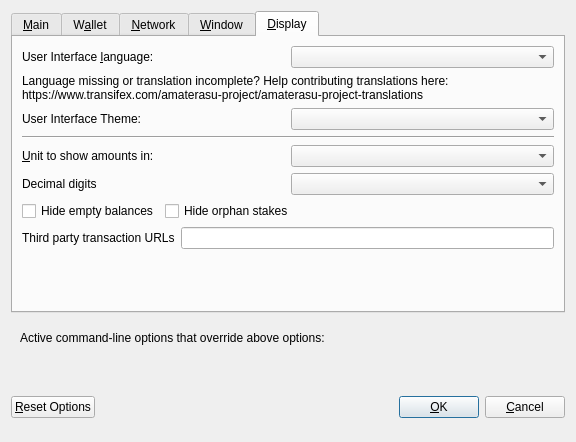
<?xml version="1.0" encoding="UTF-8"?>
<ui version="4.0">
 <class>OptionsDialog</class>
 <widget class="QDialog" name="OptionsDialog">
  <property name="geometry">
   <rect>
    <x>0</x>
    <y>0</y>
    <width>576</width>
    <height>442</height>
   </rect>
  </property>
  <property name="windowTitle">
   <string>Options</string>
  </property>
  <property name="modal">
   <bool>true</bool>
  </property>
  <layout class="QVBoxLayout" name="verticalLayout">
   <item>
    <widget class="QTabWidget" name="tabWidget">
     <property name="currentIndex">
      <number>4</number>
     </property>
     <widget class="QWidget" name="tabMain">
      <attribute name="title">
       <string>&amp;Main</string>
      </attribute>
      <layout class="QVBoxLayout" name="verticalLayout_Main">
       <item>
        <widget class="QCheckBox" name="bitcoinAtStartup">
         <property name="toolTip">
          <string>Automatically start amaterasu after logging in to the system.</string>
         </property>
         <property name="text">
          <string>&amp;Start amaterasu on system login</string>
         </property>
        </widget>
       </item>
       <item>
        <layout class="QHBoxLayout" name="horizontalLayout_2_Main">
         <item>
          <widget class="QLabel" name="databaseCacheLabel">
           <property name="text">
            <string>Size of &amp;database cache</string>
           </property>
           <property name="textFormat">
            <enum>Qt::PlainText</enum>
           </property>
           <property name="buddy">
            <cstring>databaseCache</cstring>
           </property>
          </widget>
         </item>
         <item>
          <widget class="QSpinBox" name="databaseCache"/>
         </item>
         <item>
          <widget class="QLabel" name="databaseCacheUnitLabel">
           <property name="text">
            <string>MB</string>
           </property>
           <property name="textFormat">
            <enum>Qt::PlainText</enum>
           </property>
          </widget>
         </item>
         <item>
          <spacer name="horizontalSpacer_2_Main">
           <property name="orientation">
            <enum>Qt::Horizontal</enum>
           </property>
           <property name="sizeHint" stdset="0">
            <size>
             <width>40</width>
             <height>20</height>
            </size>
           </property>
          </spacer>
         </item>
        </layout>
       </item>
       <item>
        <layout class="QHBoxLayout" name="horizontalLayout_3_Main">
         <item>
          <widget class="QLabel" name="threadsScriptVerifLabel">
           <property name="text">
            <string>Number of script &amp;verification threads</string>
           </property>
           <property name="textFormat">
            <enum>Qt::PlainText</enum>
           </property>
           <property name="buddy">
            <cstring>threadsScriptVerif</cstring>
           </property>
          </widget>
         </item>
         <item>
          <widget class="QSpinBox" name="threadsScriptVerif">
           <property name="toolTip">
            <string>(0 = auto, &lt;0 = leave that many cores free)</string>
           </property>
          </widget>
         </item>
         <item>
          <spacer name="horizontalSpacer_3_Main">
           <property name="orientation">
            <enum>Qt::Horizontal</enum>
           </property>
           <property name="sizeHint" stdset="0">
            <size>
             <width>40</width>
             <height>20</height>
            </size>
           </property>
          </spacer>
         </item>
        </layout>
       </item>
       <item>
        <spacer name="verticalSpacer_2">
         <property name="orientation">
          <enum>Qt::Vertical</enum>
         </property>
         <property name="sizeHint" stdset="0">
          <size>
           <width>20</width>
           <height>40</height>
          </size>
         </property>
        </spacer>
       </item>
       <!--
       <item>
        <widget class="QCheckBox" name="checkBoxZeromintEnable">
         <property name="toolTip">
          <string>Enable automatic minting of amaterasu units to zECA</string>
         </property>
         <property name="layoutDirection">
          <enum>Qt::LeftToRight</enum>
         </property>
         <property name="text">
          <string>Enable zECA Automint</string>
         </property>
        </widget>
       </item>
       <item>
        <layout class="QHBoxLayout" name="horizontalLayout_3">
         <item>
          <widget class="QLabel" name="percentage_label">
           <property name="toolTip">
            <string>Percentage of incoming amaterasu which get automatically converted to zECA via Zerocoin Protocol (min: 10%)</string>
           </property>
           <property name="text">
            <string>Percentage of autominted zECA</string>
           </property>
          </widget>
         </item>
         <item>
          <widget class="QSpinBox" name="zeromintPercentage">
           <property name="minimum">
            <number>1</number>
           </property>
           <property name="maximum">
            <number>100</number>
           </property>
          </widget>
         </item>
        </layout>
       </item>
       <item>
        <layout class="QHBoxLayout" name="horizontalLayout" stretch="0,0">
         <property name="sizeConstraint">
          <enum>QLayout::SetFixedSize</enum>
         </property>
         <item>
          <widget class="QLabel" name="labelPreferredDenom">
           <property name="maximumSize">
            <size>
             <width>16777215</width>
             <height>16777215</height>
            </size>
           </property>
           <property name="toolTip">
            <string>Wait with automatic conversion to Zerocoin until enough amaterasu for this denomination is available</string>
           </property>
           <property name="text">
            <string>Preferred Automint zECA Denomination</string>
           </property>
          </widget>
         </item>
         <item>
          <widget class="QComboBox" name="preferredDenom">
           <property name="maximumSize">
            <size>
             <width>16777215</width>
             <height>27</height>
            </size>
           </property>
           <property name="toolTip">
            <string>Wait with automatic conversion to Zerocoin until enough amaterasu for this denomination is available</string>
           </property>
           <property name="maxVisibleItems">
            <number>9</number>
           </property>
           <property name="maxCount">
            <number>9</number>
           </property>
          </widget>
         </item>
        </layout>
       </item>
      -->
      </layout>
     </widget>
     <widget class="QWidget" name="tabWallet">
      <attribute name="title">
       <string>W&amp;allet</string>
      </attribute>
      <layout class="QVBoxLayout" name="verticalLayout_Wallet">
       <item>
        <layout class="QHBoxLayout" name="horizontalLayout_2_Wallet">
         <item>
          <widget class="QLabel" name="labelStakeSplitThresholdText">
           <property name="text">
            <string>Stake split threshold:</string>
           </property>
          </widget>
         </item>
         <item>
          <widget class="QSpinBox" name="spinBoxStakeSplitThreshold">
           <property name="minimum">
            <number>0</number>
           </property>
           <property name="maximum">
            <number>9999999</number>
           </property>
          </widget>
         </item>
        </layout>
       </item>
       <item>
        <widget class="QGroupBox" name="groupBox">
         <property name="title">
          <string>Expert</string>
         </property>
         <layout class="QVBoxLayout" name="verticalLayout_2">
          <item>
           <widget class="QCheckBox" name="coinControlFeatures">
            <property name="toolTip">
             <string>Whether to show coin control features or not.</string>
            </property>
            <property name="text">
             <string>Enable coin &amp;control features</string>
            </property>
           </widget>
          </item>
          <!--
          <item>
           <widget class="QCheckBox" name="showMasternodesTab">
            <property name="toolTip">
             <string>Show additional tab listing all your masternodes in first sub-tab&lt;br/&gt;and all masternodes on the network in second sub-tab.</string>
            </property>
            <property name="text">
             <string>Show Masternodes Tab</string>
            </property>
           </widget>
          </item>
          -->
          <item>
           <widget class="QCheckBox" name="spendZeroConfChange">
            <property name="toolTip">
             <string>If you disable the spending of unconfirmed change, the change from a transaction&lt;br/&gt;cannot be used until that transaction has at least one confirmation.&lt;br/&gt;This also affects how your balance is computed.</string>
            </property>
            <property name="text">
             <string>&amp;Spend unconfirmed change</string>
            </property>
           </widget>
          </item>
         </layout>
        </widget>
       </item>
       <item>
        <spacer name="verticalSpacer_Wallet">
         <property name="orientation">
          <enum>Qt::Vertical</enum>
         </property>
         <property name="sizeHint" stdset="0">
          <size>
           <width>20</width>
           <height>40</height>
          </size>
         </property>
        </spacer>
       </item>
      </layout>
     </widget>
     <widget class="QWidget" name="tabNetwork">
      <attribute name="title">
       <string>&amp;Network</string>
      </attribute>
      <layout class="QVBoxLayout" name="verticalLayout_Network">
       <item>
        <widget class="QCheckBox" name="mapPortUpnp">
         <property name="toolTip">
          <string>Automatically open the amaterasu client port on the router. This only works when your router supports UPnP and it is enabled.</string>
         </property>
         <property name="text">
          <string>Map port using &amp;UPnP</string>
         </property>
        </widget>
       </item>
       <item>
        <widget class="QCheckBox" name="allowIncoming">
         <property name="toolTip">
          <string>Accept connections from outside</string>
         </property>
         <property name="text">
          <string>Allow incoming connections</string>
         </property>
        </widget>
       </item>
       <item>
        <widget class="QCheckBox" name="connectSocks">
         <property name="toolTip">
          <string>Connect to the amaterasu network through a SOCKS5 proxy.</string>
         </property>
         <property name="text">
          <string>&amp;Connect through SOCKS5 proxy (default proxy):</string>
         </property>
        </widget>
       </item>
       <item>
        <layout class="QHBoxLayout" name="horizontalLayout_1_Network">
         <item>
          <widget class="QLabel" name="proxyIpLabel">
           <property name="text">
            <string>Proxy &amp;IP:</string>
           </property>
           <property name="textFormat">
            <enum>Qt::PlainText</enum>
           </property>
           <property name="buddy">
            <cstring>proxyIp</cstring>
           </property>
          </widget>
         </item>
         <item>
          <widget class="QValidatedLineEdit" name="proxyIp">
           <property name="minimumSize">
            <size>
             <width>140</width>
             <height>0</height>
            </size>
           </property>
           <property name="maximumSize">
            <size>
             <width>140</width>
             <height>16777215</height>
            </size>
           </property>
           <property name="toolTip">
            <string>IP address of the proxy (e.g. IPv4: 127.0.0.1 / IPv6: ::1)</string>
           </property>
          </widget>
         </item>
         <item>
          <widget class="QLabel" name="proxyPortLabel">
           <property name="text">
            <string>&amp;Port:</string>
           </property>
           <property name="textFormat">
            <enum>Qt::PlainText</enum>
           </property>
           <property name="buddy">
            <cstring>proxyPort</cstring>
           </property>
          </widget>
         </item>
         <item>
          <widget class="QLineEdit" name="proxyPort">
           <property name="minimumSize">
            <size>
             <width>55</width>
             <height>0</height>
            </size>
           </property>
           <property name="maximumSize">
            <size>
             <width>55</width>
             <height>16777215</height>
            </size>
           </property>
           <property name="toolTip">
            <string>Port of the proxy (e.g. 9050)</string>
           </property>
          </widget>
         </item>
         <item>
          <spacer name="horizontalSpacer_1_Network">
           <property name="orientation">
            <enum>Qt::Horizontal</enum>
           </property>
           <property name="sizeHint" stdset="0">
            <size>
             <width>40</width>
             <height>20</height>
            </size>
           </property>
          </spacer>
         </item>
        </layout>
       </item>
       <item>
        <spacer name="verticalSpacer_Network">
         <property name="orientation">
          <enum>Qt::Vertical</enum>
         </property>
         <property name="sizeHint" stdset="0">
          <size>
           <width>20</width>
           <height>40</height>
          </size>
         </property>
        </spacer>
       </item>
      </layout>
     </widget>
     <widget class="QWidget" name="tabWindow">
      <attribute name="title">
       <string>&amp;Window</string>
      </attribute>
      <layout class="QVBoxLayout" name="verticalLayout_Window">
       <item>
        <widget class="QCheckBox" name="minimizeToTray">
         <property name="toolTip">
          <string>Show only a tray icon after minimizing the window.</string>
         </property>
         <property name="text">
          <string>&amp;Minimize to the tray instead of the taskbar</string>
         </property>
        </widget>
       </item>
       <item>
        <widget class="QCheckBox" name="minimizeOnClose">
         <property name="toolTip">
          <string>Minimize instead of exit the application when the window is closed. When this option is enabled, the application will be closed only after selecting Quit in the menu.</string>
         </property>
         <property name="text">
          <string>M&amp;inimize on close</string>
         </property>
        </widget>
       </item>
       <item>
        <spacer name="verticalSpacer_Window">
         <property name="orientation">
          <enum>Qt::Vertical</enum>
         </property>
         <property name="sizeHint" stdset="0">
          <size>
           <width>20</width>
           <height>40</height>
          </size>
         </property>
        </spacer>
       </item>
      </layout>
     </widget>
     <widget class="QWidget" name="tabDisplay">
      <attribute name="title">
       <string>&amp;Display</string>
      </attribute>
      <layout class="QVBoxLayout" name="verticalLayout_Display">
       <item>
        <layout class="QHBoxLayout" name="horizontalLayout_1_Display">
         <item>
          <widget class="QLabel" name="langLabel">
           <property name="text">
            <string>User Interface &amp;language:</string>
           </property>
           <property name="textFormat">
            <enum>Qt::PlainText</enum>
           </property>
           <property name="buddy">
            <cstring>lang</cstring>
           </property>
          </widget>
         </item>
         <item>
          <widget class="QValueComboBox" name="lang">
           <property name="toolTip">
            <string>The user interface language can be set here. This setting will take effect after restarting amaterasu.</string>
           </property>
          </widget>
         </item>
        </layout>
       </item>
       <item>
        <widget class="QLabel" name="label_3">
         <property name="toolTip">
          <string notr="true"/>
         </property>
         <property name="statusTip">
          <string notr="true"/>
         </property>
         <property name="whatsThis">
          <string notr="true"/>
         </property>
         <property name="accessibleName">
          <string notr="true"/>
         </property>
         <property name="text">
          <string>Language missing or translation incomplete? Help contributing translations here:
https://www.transifex.com/amaterasu-project/amaterasu-project-translations</string>
         </property>
         <property name="wordWrap">
          <bool>true</bool>
         </property>
         <property name="openExternalLinks">
          <bool>true</bool>
         </property>
         <property name="textInteractionFlags">
          <set>Qt::TextBrowserInteraction</set>
         </property>
        </widget>
       </item>
       <item>
        <layout class="QHBoxLayout" name="horizontalLayout_2_Display" stretch="0,0">
         <item>
          <widget class="QLabel" name="themeLabel">
           <property name="text">
            <string>User Interface Theme:</string>
           </property>
          </widget>
         </item>
         <item>
          <widget class="QValueComboBox" name="theme"/>
         </item>
        </layout>
       </item>
       <item>
        <widget class="Line" name="line">
         <property name="orientation">
          <enum>Qt::Horizontal</enum>
         </property>
        </widget>
       </item>
       <item>
        <layout class="QHBoxLayout" name="horizontalLayout_3_Display">
         <item>
          <widget class="QLabel" name="unitLabel">
           <property name="text">
            <string>&amp;Unit to show amounts in:</string>
           </property>
           <property name="textFormat">
            <enum>Qt::PlainText</enum>
           </property>
           <property name="buddy">
            <cstring>unit</cstring>
           </property>
          </widget>
         </item>
         <item>
          <widget class="QValueComboBox" name="unit">
           <property name="toolTip">
            <string>Choose the default subdivision unit to show in the interface and when sending coins.</string>
           </property>
          </widget>
         </item>
        </layout>
       </item>
       <item>
        <layout class="QHBoxLayout" name="horizontalLayout_4_Display">
         <item>
          <widget class="QLabel" name="digitsLabel">
           <property name="text">
            <string>Decimal digits</string>
           </property>
          </widget>
         </item>
         <item>
          <widget class="QValueComboBox" name="digits"/>
         </item>
        </layout>
       </item>
       <item>
        <layout class="QHBoxLayout" name="horizontalLayout_5_Display">
         <item>
          <widget class="QCheckBox" name="checkBoxHideZeroBalances">
           <property name="toolTip">
            <string>Hide empty balances</string>
           </property>
           <property name="layoutDirection">
            <enum>Qt::LeftToRight</enum>
           </property>
           <property name="text">
            <string>Hide empty balances</string>
           </property>
          </widget>
         </item>
         <item>
          <widget class="QCheckBox" name="checkBoxHideOrphans">
           <property name="toolTip">
            <string>Hide orphan stakes in transaction lists</string>
           </property>
           <property name="text">
            <string>Hide orphan stakes</string>
           </property>
          </widget>
         </item>
         <item>
          <spacer name="horizontalSpacer">
           <property name="orientation">
            <enum>Qt::Horizontal</enum>
           </property>
           <property name="sizeHint" stdset="0">
            <size>
             <width>40</width>
             <height>20</height>
            </size>
           </property>
          </spacer>
         </item>
        </layout>
       </item>
       <item>
        <layout class="QHBoxLayout" name="horizontalLayout_6_Display">
         <item>
          <widget class="QLabel" name="thirdPartyTxUrlsLabel">
           <property name="toolTip">
            <string>Third party URLs (e.g. a block explorer) that appear in the transactions tab as context menu items. %s in the URL is replaced by transaction hash. Multiple URLs are separated by vertical bar |.</string>
           </property>
           <property name="text">
            <string>Third party transaction URLs</string>
           </property>
           <property name="buddy">
            <cstring>thirdPartyTxUrls</cstring>
           </property>
          </widget>
         </item>
         <item>
          <widget class="QLineEdit" name="thirdPartyTxUrls">
           <property name="toolTip">
            <string>Third party URLs (e.g. a block explorer) that appear in the transactions tab as context menu items. %s in the URL is replaced by transaction hash. Multiple URLs are separated by vertical bar |.</string>
           </property>
          </widget>
         </item>
        </layout>
       </item>
       <item>
        <spacer name="verticalSpacer">
         <property name="orientation">
          <enum>Qt::Vertical</enum>
         </property>
         <property name="sizeHint" stdset="0">
          <size>
           <width>20</width>
           <height>40</height>
          </size>
         </property>
        </spacer>
       </item>
      </layout>
     </widget>
    </widget>
   </item>
   <item>
    <widget class="QFrame" name="frame">
     <layout class="QVBoxLayout" name="verticalLayout_Bottom">
      <item>
       <layout class="QHBoxLayout" name="horizontalLayout_Bottom">
        <item>
         <widget class="QLabel" name="overriddenByCommandLineInfoLabel">
          <property name="text">
           <string>Active command-line options that override above options:</string>
          </property>
          <property name="textFormat">
           <enum>Qt::PlainText</enum>
          </property>
         </widget>
        </item>
        <item>
         <spacer name="horizontalSpacer_Bottom">
          <property name="orientation">
           <enum>Qt::Horizontal</enum>
          </property>
          <property name="sizeHint" stdset="0">
           <size>
            <width>40</width>
            <height>20</height>
           </size>
          </property>
         </spacer>
        </item>
       </layout>
      </item>
      <item>
       <widget class="QLabel" name="overriddenByCommandLineLabel">
        <property name="text">
         <string/>
        </property>
        <property name="textFormat">
         <enum>Qt::PlainText</enum>
        </property>
        <property name="wordWrap">
         <bool>true</bool>
        </property>
       </widget>
      </item>
     </layout>
    </widget>
   </item>
   <item>
    <layout class="QHBoxLayout" name="horizontalLayout_Buttons">
     <item>
      <widget class="QPushButton" name="resetButton">
       <property name="toolTip">
        <string>Reset all client options to default.</string>
       </property>
       <property name="text">
        <string>&amp;Reset Options</string>
       </property>
       <property name="autoDefault">
        <bool>false</bool>
       </property>
      </widget>
     </item>
     <item>
      <spacer name="horizontalSpacer_1">
       <property name="orientation">
        <enum>Qt::Horizontal</enum>
       </property>
       <property name="sizeHint" stdset="0">
        <size>
         <width>40</width>
         <height>48</height>
        </size>
       </property>
      </spacer>
     </item>
     <item>
      <widget class="QLabel" name="statusLabel">
       <property name="minimumSize">
        <size>
         <width>200</width>
         <height>0</height>
        </size>
       </property>
       <property name="font">
        <font>
         <weight>75</weight>
         <bold>true</bold>
        </font>
       </property>
       <property name="text">
        <string/>
       </property>
       <property name="textFormat">
        <enum>Qt::PlainText</enum>
       </property>
       <property name="wordWrap">
        <bool>true</bool>
       </property>
      </widget>
     </item>
     <item>
      <spacer name="horizontalSpacer_2">
       <property name="orientation">
        <enum>Qt::Horizontal</enum>
       </property>
       <property name="sizeHint" stdset="0">
        <size>
         <width>40</width>
         <height>48</height>
        </size>
       </property>
      </spacer>
     </item>
     <item>
      <widget class="QPushButton" name="okButton">
       <property name="text">
        <string>&amp;OK</string>
       </property>
       <property name="autoDefault">
        <bool>false</bool>
       </property>
       <property name="default">
        <bool>true</bool>
       </property>
      </widget>
     </item>
     <item>
      <widget class="QPushButton" name="cancelButton">
       <property name="text">
        <string>&amp;Cancel</string>
       </property>
       <property name="autoDefault">
        <bool>false</bool>
       </property>
      </widget>
     </item>
    </layout>
   </item>
  </layout>
 </widget>
 <customwidgets>
  <customwidget>
   <class>QValidatedLineEdit</class>
   <extends>QLineEdit</extends>
   <header>qvalidatedlineedit.h</header>
  </customwidget>
  <customwidget>
   <class>QValueComboBox</class>
   <extends>QComboBox</extends>
   <header>qvaluecombobox.h</header>
  </customwidget>
 </customwidgets>
 <resources/>
 <connections/>
</ui>
